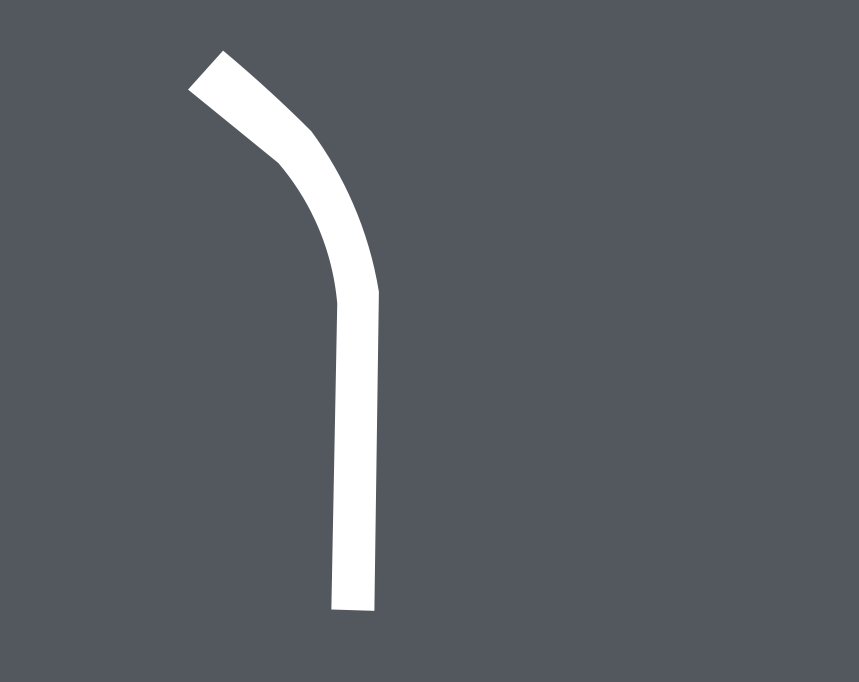
#> input picture images/path.png, 859 x 682 px
$ python path.py   (Python 2 division)
#> lines starting #> are read from the running program, lines starting #| are printed output that depends on the picture; after the words box and inside, x2 and y2 are one past the last pixel; in counts of white or black regions, pixels touching at a corner belong together
import cv2
import numpy as np


im = cv2.imread('../images/path.png', 1)
#> im is the input picture: shape (682, 859, 3); mean B, G, R 102.1, 95.4, 90.7

hsv = cv2.cvtColor(im, cv2.COLOR_BGR2HSV)
#> hsv: shape (682, 859, 3); mean H, S, V 103.3, 30.6, 102.1

height, width = im.shape[:2]
#> height = 682; width = 859
print height, width
#| 682 859

# cv2.imshow("im", im)

# hsv bounds for red blue and green
# (15, 162, 78) (37, 255, 255)

lower_yellow = np.uint8([0, 0, 200])
upper_yellow = np.uint8([37, 255, 255])

mask = cv2.inRange(hsv, lower_yellow, upper_yellow)
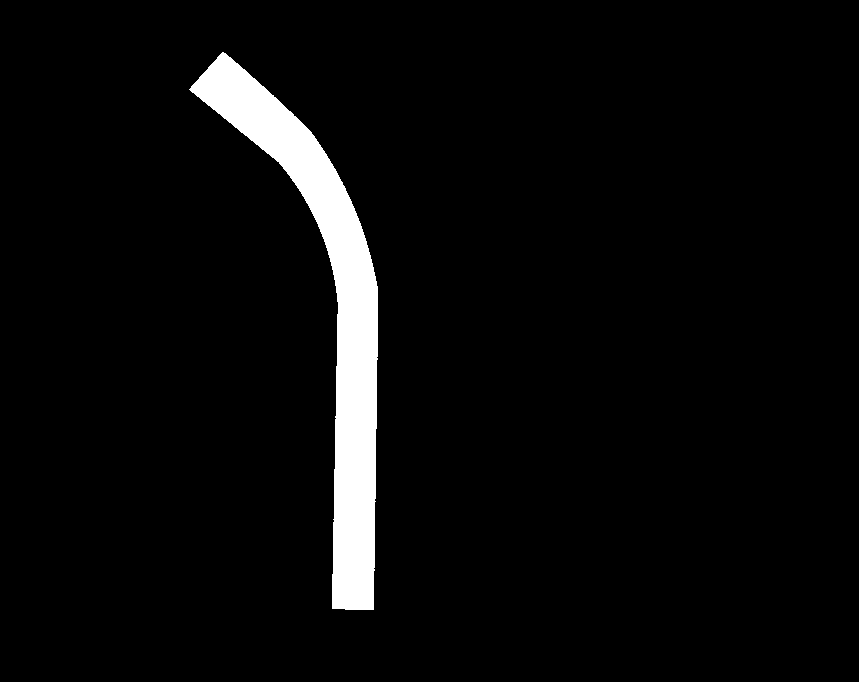
#> mask: shape (682, 859); 4.3% white; 1 white region, box (x1, y1, x2, y2) and area: (189, 52, 378, 610) 25478

roi =  mask[height-240:height -160,0:width]
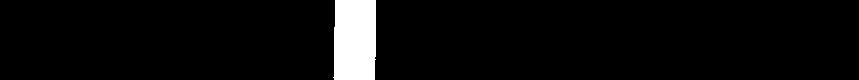
#> roi: shape (80, 859); 4.8% white; 1 white region, box (x1, y1, x2, y2) and area: (333, 0, 376, 80) 3312
roi2 = mask [height-160:height-80,0:width]
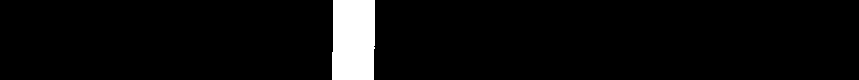
#> roi2: shape (80, 859); 4.9% white; 1 white region, box (x1, y1, x2, y2) and area: (332, 0, 375, 80) 3356
roi3 = mask [height-80:height,0:width]
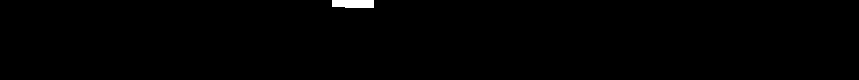
#> roi3: shape (80, 859); 0.47% white; 1 white region

contours, hierarchy = cv2.findContours(roi,cv2.RETR_TREE,cv2.CHAIN_APPROX_SIMPLE)
#> contours = 1 contour; box (x1, y1, x2, y2) and area: (333, 0, 376, 80) 3192
contours2, hierarchy = cv2.findContours(roi2,cv2.RETR_TREE,cv2.CHAIN_APPROX_SIMPLE)
#> contours2 = 1 contour; box (x1, y1, x2, y2) and area: (332, 0, 375, 80) 3235
contours3, hierarchy = cv2.findContours(roi3,cv2.RETR_TREE,cv2.CHAIN_APPROX_SIMPLE)
#> contours3 = 1 item

for i in contours:
	area = cv2.contourArea(i)
	moments = cv2.moments (i)

	if moments['m00']!=0.0:
		if moments['m01']!=0.0:
			cx = int(moments['m10']/moments['m00'])         # cx = M10/M00
    		cy = int(moments['m01']/moments['m00'])         # cy = M01/M00
    		cv2.circle(roi,(cx,cy), 4, (255,0,0), -1)
    		cv2.circle(roi,(cx,cy), 8, (0,255,0), 0)
#> this loop made 1 pass
#> (area, cx, cy) on pass 1: (3192, 354, 39)
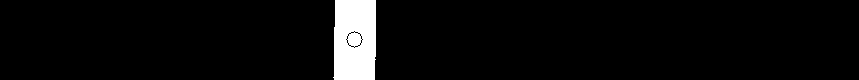
#> roi: shape (80, 859); 4.8% white; 1 white region, box (x1, y1, x2, y2) and area: (333, 0, 376, 80) 3268
    		# cv2.rectangle(mask,(x,y+80),(x+w,y+h+80),(0,255,0),2)

for i in contours2:
	area = cv2.contourArea(i)
	moments = cv2.moments (i)

	if moments['m00']!=0.0:
		if moments['m01']!=0.0:
			cx2 = int(moments['m10']/moments['m00'])         # cx = M10/M00
    		cy2 = int(moments['m01']/moments['m00'])         # cy = M01/M00
    		cv2.circle(roi2,(cx2,cy2), 4, (255,0,0), -1)
    		cv2.circle(roi2,(cx2,cy2), 8, (0,255,0), 0)
#> this loop made 1 pass
#> (area, cx2, cy2) on pass 1: (3235, 353, 39)
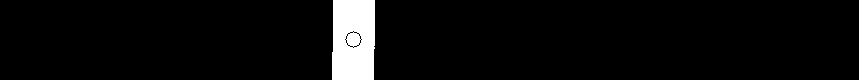
#> roi2: shape (80, 859); 4.8% white; 1 white region, box (x1, y1, x2, y2) and area: (332, 0, 375, 80) 3312
    		# cv2.rectangle(roi2,(x,y+80),(x+w,y+h+80),(0,255,0),2)
for i in contours3:
	area = cv2.contourArea(i)
	moments = cv2.moments (i)

	if moments['m00']!=0.0:
		if moments['m01']!=0.0:
			cx3 = int(moments['m10']/moments['m00'])         # cx = M10/M00
    		cy3 = int(moments['m01']/moments['m00'])         # cy = M01/M00
    		cv2.circle(roi3,(cx3,cy3), 4, (255,0,0), -1)
    		cv2.circle(roi3,(cx3,cy3), 8, (0,255,0), 0)
#> this loop made 1 pass
#> (area, cx3, cy3) on pass 1: (274.5, 353, 3)
#> roi3: shape (80, 859); 0.45% white; 1 white region, box (x1, y1, x2, y2) and area: (332, 0, 374, 8) 307

cv2.imshow("mask", mask)

cv2.line(mask, (cx,cy), (cx2,cy2), (0,255,0), 2)
cv2.line(mask, (cx2,cy2), (cx3,cy3), (0,255,0), 2)

# cv2.imshow("roi", roi)
# cv2.imshow("roi2", roi2)
# cv2.imshow("roi3", roi3)

cv2.waitKey(0)
cv2.destroyAllWindows()
